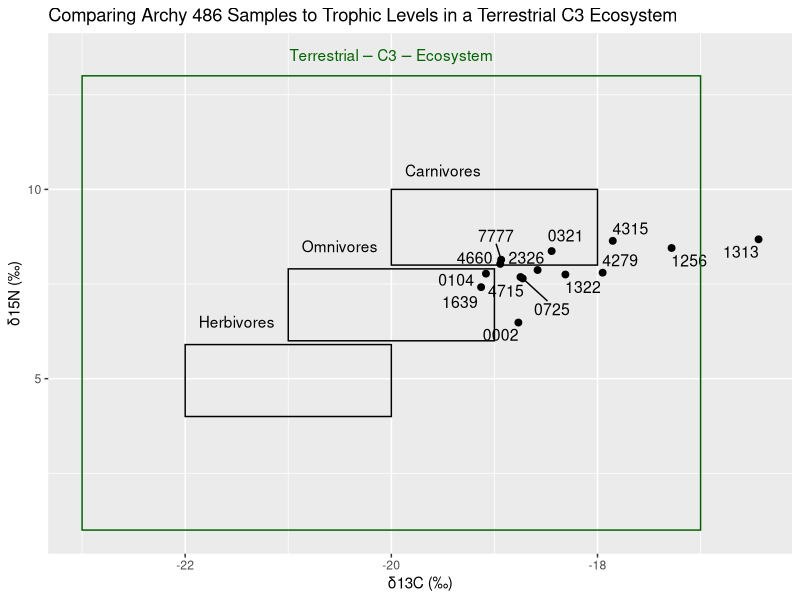
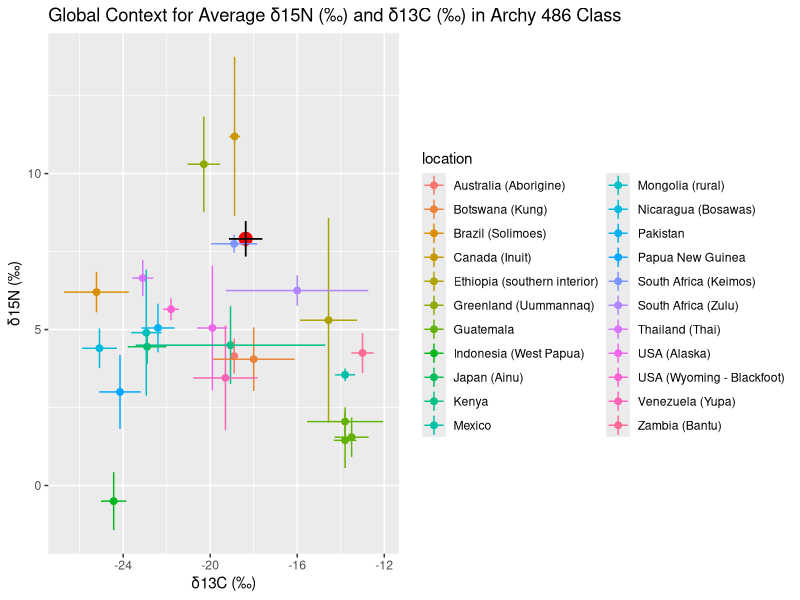
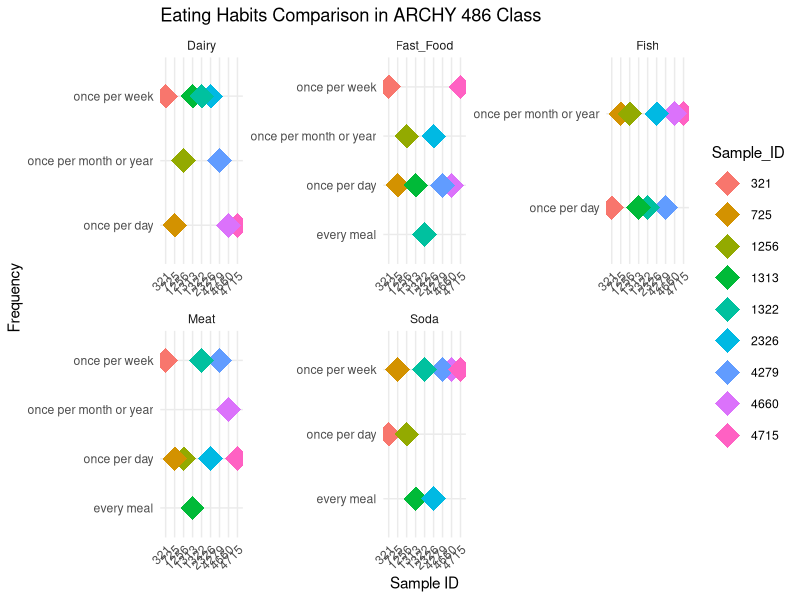
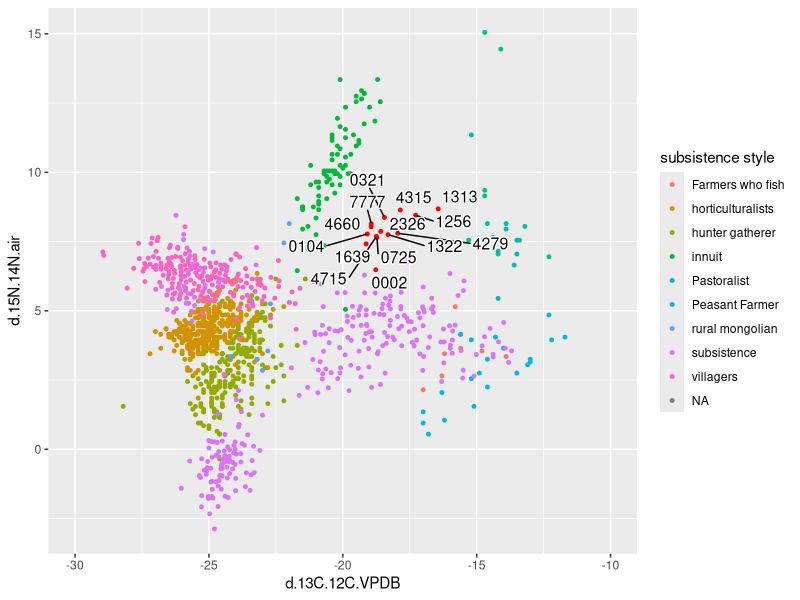
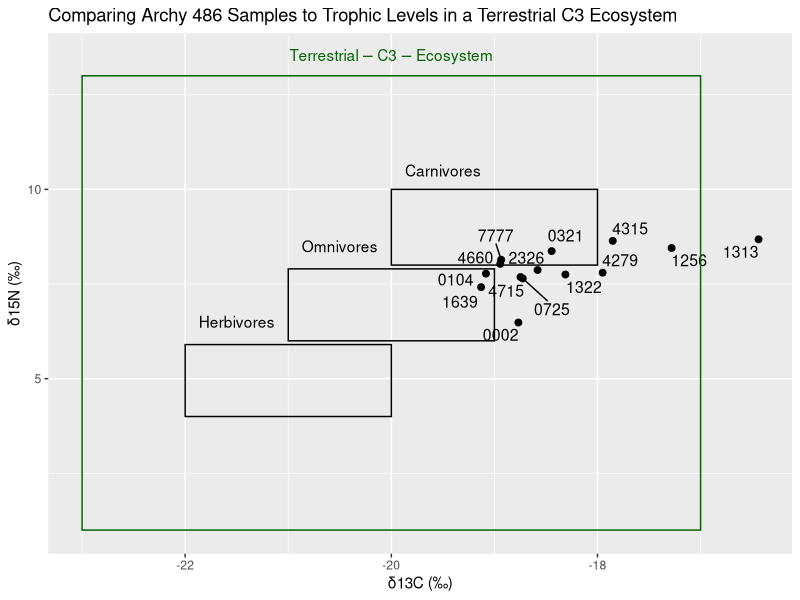
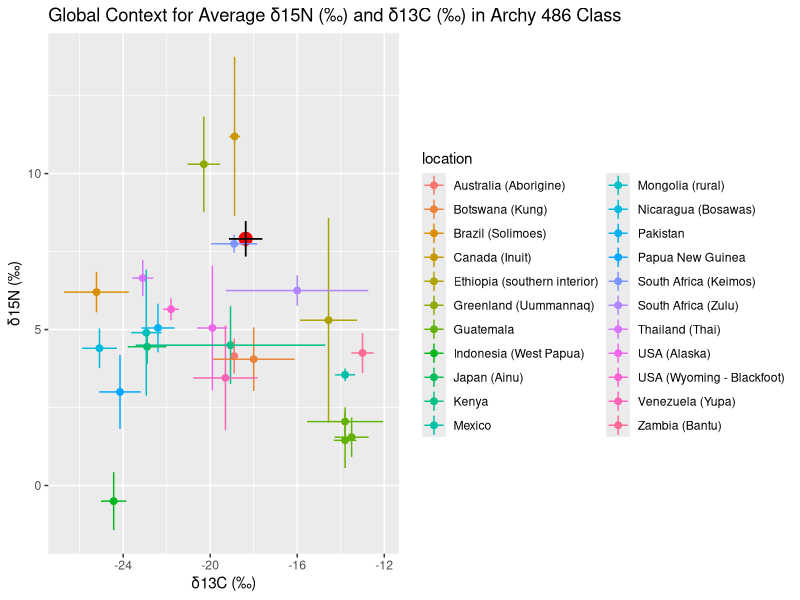
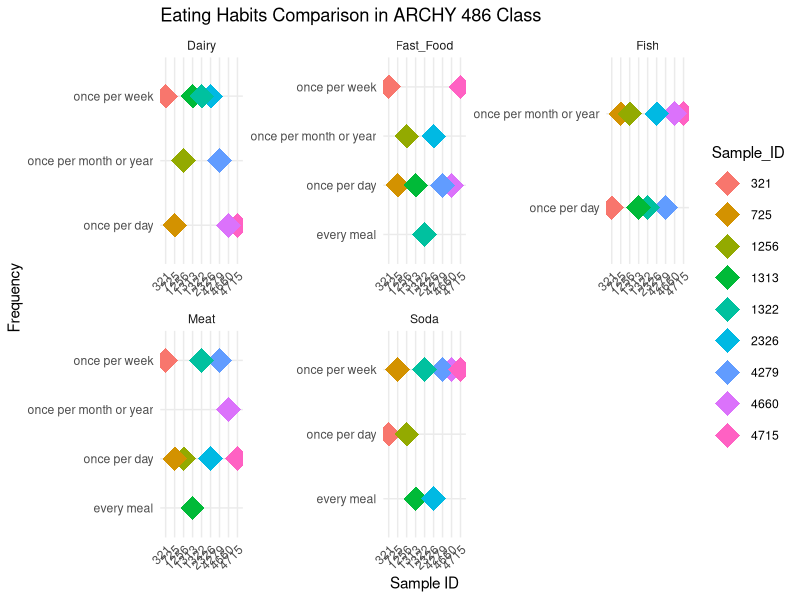
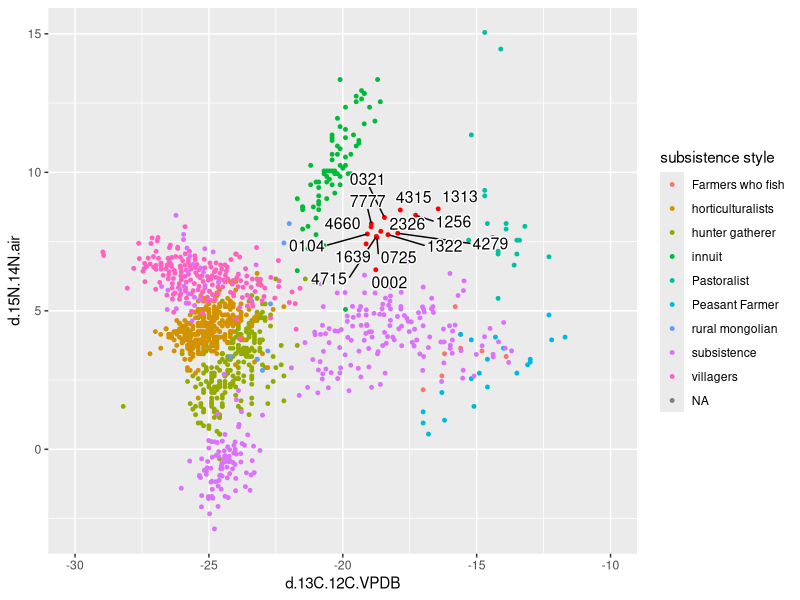

Generate these figures, in order, with R:
## ---- chunk 1
# Loading Packages
library(tidyverse)
library(readxl)
library(dplyr)
library(ggrepel)
library(here)
## ---- chunk 2
# read sample and global data into variables
sample_data <- 
  read_csv("sample_CN.csv")

global_data_indiv <- 
  read_excel("Global N15 Values.xlsx", 
             sheet ="Modern subsistence ind.")

global_data_av <- 
  read_excel("Global N15 Values.xlsx", 
             sheet ="modern subsistence averages") %>% 
  drop_na(`δ13C_MDE (‰)`)
  
## ---- chunk 3
#| label: fig-1
#| fig-cap: "Scatterplot of individual δ15N (‰) and δ13C (‰) Archy 486 sample ID’s grouped by C3 Terrestrial Ecosystem and individual diet classification (Müldner, G. (2018). Plot produced by Anne and Aoife. "
  # plot our hair data
library(ggrepel)
ggplot(sample_data) +
  geom_point(aes(x = d.13C.12C.VPDB ,
                 y = d.15N.14N.air),
             size = 2) +
  # label each data point with sample ID
  geom_text_repel(
    aes(x = `d.13C.12C.VPDB`,
        y = `d.15N.14N.air`,
        label = Identifier.1),
    # label all ID's despite overlap
    max.overlaps = Inf,
    size = 4
  ) +
  # label x and y axis for consistency with other plots
  labs(x = "δ13C (‰)",
       y = "δ15N (‰)") +
  # create outlines for herbivores, omnivores, carnivores using parameters from Müldner, G. (2018).
  annotate(
    "rect",
    xmin = c(-22, -21, -20),
    xmax = c(-20, -19, -18),
    ymin = c(4, 6, 8),
    ymax = c(5.9, 7.9, 10),
    fill = NA,
    color = "black"
  ) +
  # create outline for "Terrestrial C3 Ecosystem" for context on graph.
  annotate(
    "rect",
    xmin = c(-23),
    xmax = c(-17),
    ymin = c(1),
    ymax = c(13),
    color = "Dark Green",
    fill = NA
  ) +
  # label all outlines for context and clarity
  annotate(
    "text",
    x = -20,
    y = 13.5,
    label = "Terrestrial-C3-Ecosystem",
    color = "Dark Green",
    parse = TRUE
  ) +
  annotate(
    "text",
    x = -21.5,
    y = 6.5,
    label = "Herbivores",
    parse = TRUE
  ) +
  annotate(
    "text",
    x = -20.5,
    y = 8.5,
    label = "Omnivores",
    parse = TRUE
  ) +
  annotate(
    "text",
    x = -19.5,
    y = 10.5,
    label = "Carnivores",
    parse = TRUE
  ) +
  # set x and y limits to values close to data points for clarity and maximize space on graph
  #xlim(-23,-17) +
 # ylim(0, 14.5) +
  labs(title = "Comparing Archy 486 Samples to Trophic Levels in a Terrestrial C3 Ecosystem")


ggsave(here("analysis",
            "figures", 
            "trophic_level.png"),
       bg ="white",
       h = 15, # experiment with h and w to get the right size and proportion
       w = 25,
       units = "in",
       dpi = 900) # make the image nice and crisp))

## ---- chunk 4

global_data <- 
  read_excel("Global N15 Values.xlsx",
             sheet = "Modern subsistence ind.")
global_values <- 
  read_excel("Global N15 Values.xlsx",
             sheet = "Modern non subsistence averages")

global_subsistence_values <- 
  read_excel("Global N15 Values.xlsx",
    sheet = "modern subsistence averages")
## ---- chunk 5
global_subsistence_values_labs <-
  global_subsistence_values %>%
  select(`location`, `δ15N_MDE (‰)`, `SD...6`, `δ13C_MDE (‰)`, `SD...4` ) %>%
  group_by(`location`) %>%
  drop_na()

# rename col
renamed_subsistence <-
global_subsistence_values_labs %>%
  rename(`δ13C (‰)` = `δ13C_MDE (‰)`,
         `δ15N (‰)` = `δ15N_MDE (‰)`) %>%
drop_na()

# select relevant columns from our data
sample_data_perc <-
sample_data %>%
  select(`Identifier.1`, `d.13C.12C.VPDB`, `d.15N.14N.air`) %>% 
  group_by(`Identifier.1`)
  

# select relevant columns from global data
global_values_perc <-
global_values %>%
  select(`location...1`, `δ15N_MDE (‰)`, `δ13C_MDE (‰)`) %>%
  group_by(`location...1`) %>%
  drop_na()

# rename columns from our data
sample_data_perc_lab <-
sample_data_perc %>%
  rename(`δ13C (‰)` = `d.13C.12C.VPDB`,
         `δ15N (‰)` = `d.15N.14N.air`)

 # create a df for the means of `δ13C (‰)` `δ15N (‰)` ratios for class and global data

 `δ13C (‰)` <-
   mean(sample_data_perc_lab$`δ13C (‰)`)
`δ15N (‰)`<-
   mean(sample_data_perc_lab$`δ15N (‰)`)
 
 Statistics_isotopes <- data.frame(means = c("mean_C13", "mean_N15"), Statistics = c(`δ13C (‰)`, `δ15N (‰)`))

mean_sd_C13 <-
  sd(sample_data_perc_lab$`δ13C (‰)`)
mean_sd_N15 <-
  sd(sample_data_perc_lab$`δ15N (‰)`)

# create a class data average dataframe
Stats_isotopes <-
  Statistics_isotopes %>% 
  mutate(mean_sd_C13, mean_sd_N15)

# rename columns in global averages dataframe
global_values_perc_lab <-
global_values_perc %>%
  rename(`δ13C (‰)` = `δ13C_MDE (‰)`,
         `δ15N (‰)` = `δ15N_MDE (‰)`)
  
## ---- chunk 6
#| label: fig-standard-13C-15N
#| fig-cap: "Average δ15N (‰) and δ13C (‰) for class hair samples with line range for standard deviation relative to modern global subsistence average δ15N (‰) and δ13C (‰) with line range for standard deviation (Bird et al. 2021). Plot produced by Aoife and Anne."

library(ggrepel)
ggplot() +
  # our data plot
  geom_point(data = Stats_isotopes,
             aes(x = `δ13C (‰)`,
                 y = `δ15N (‰)`),
             size = 4,
              color = "red") +
    
  
  # plot global data
  geom_point(data = renamed_subsistence,
             aes(x = `δ13C (‰)`,
                 y = `δ15N (‰)`,
                 color = `location`), 
             size = 2) +
  geom_linerange(data = renamed_subsistence,
                (aes(x = `δ13C (‰)`,
                y = `δ15N (‰)` ,
                ymin=`δ15N (‰)` -1*SD...6, 
                ymax=`δ15N (‰)` +1*SD...6, 
                color = `location`))) +
  geom_linerange(data = renamed_subsistence,
                (aes(x = `δ13C (‰)`,
                y = `δ15N (‰)` ,
                xmin=`δ13C (‰)` -1*SD...4, 
                xmax=`δ13C (‰)` +1*SD...4, 
                color = `location`))) +
  geom_linerange(data =  Statistics_isotopes,
                (aes(x = `δ13C (‰)`,
                y = `δ15N (‰)` ,
                ymin=`δ15N (‰)` -1*mean_sd_N15, 
                ymax=`δ15N (‰)` +1*mean_sd_N15))) +
    geom_linerange(data =  Statistics_isotopes,
                (aes(x = `δ13C (‰)`,
                y = `δ15N (‰)` ,
                xmin=`δ13C (‰)` -1*mean_sd_C13, 
                xmax=`δ13C (‰)` +1*mean_sd_C13))) +
  labs(title = "Global Context for Average δ15N (‰) and δ13C (‰) in Archy 486 Class")

ggsave(here("analysis",
            "figures", 
            "geography.png"),
       bg ="white",
       h = 15, # experiment with h and w to get the right size and proportion
       w = 25,
       units = "in",
       dpi = 900) # make the image nice and crisp))

## ---- chunk 7
eating_habits_data <- read_excel("Food Survey Responses-2.xlsx")

## ---- chunk 8
eating_habits_data %>%
group_by(sample_id)
## ---- chunk 9

# NEED TO COMPLETELY REDO

#| label: fig-food-survey
#| fig-cap: "Eating habits surveyed by Archy 486 students Sample ID numbers. Plot produced by Jesus and Zach."

meat_column <- rep(eating_habits_data$meat_q, each = 9)
fish_column <- rep(eating_habits_data$fish_q, each = 9)
dairy_column <- rep(eating_habits_data$dairy_q, each = 9)
soda_column <- rep(eating_habits_data$soda_q, each = 9)
fast_food_column <- rep(eating_habits_data$fastfood_q, each = 9)

sample_id_column <- rep(eating_habits_data$sample_id, each = 9)

data <- data.frame(
  Question = rep(c("Meat", "Fish", "Dairy", "Soda", "Fast_Food"), each = 9),
  Frequency = c(meat_column, fish_column, dairy_column, soda_column, fast_food_column),
  Sample_ID = factor(sample_id_column))

unique_sample_ids <- unique(data$Sample_ID)

color_palette <- colorRampPalette(c("red", "blue", "green", "purple", "orange"))(length(unique_sample_ids))

ggplot(data, aes(x = Sample_ID, y = Frequency, color = Sample_ID)) +
  geom_point(stat = "identity", position = "dodge", size = 8, shape = 18) +
  labs(title = "Eating Habits Comparison in ARCHY 486 Class",
       x = "Sample ID",
       y = "Frequency") +
  scale_fill_manual(values = setNames(color_palette, unique_sample_ids)) +
  facet_wrap(~Question, scales = "free") +
  theme_minimal() +
  theme(axis.text.x = element_text(angle = 45, hjust = 1))
ggsave(here("analysis",
            "figures", 
            "survey_results.png"),
       bg ="white",
       h = 15, # experiment with h and w to get the right size and proportion
       w = 25,
       units = "in",
       dpi = 900) # make the image nice and crisp))


## ---- chunk 10
# subsistence type
# label not aligning with dots
# redo

ggplot() +
  geom_point(data = sample_data,
             aes(x = `d.13C.12C.VPDB`, 
                 y = `d.15N.14N.air`),
             size = 1,
             colour = "red") +
  geom_point(data = global_data,
             aes(x = `δ13C_MDE (‰)`, 
                 y = `δ15N_MDE (‰)`,
                 colour = `subsistence style`),
             size=1) +
  geom_text_repel(data = sample_data,
             aes(x = `d.13C.12C.VPDB`, 
                 y = `d.15N.14N.air`,
                 label = Identifier.1),
             # label all ID's despite overlap
             max.overlaps = Inf,
             size = 4,
             bg.color = "white",
             bg.r = 0.1) +
  xlim(-30,-10) 


  ggsave(here("analysis",
            "figures", 
            "subsistence_style.png"),
       bg ="white",
       h = 15, # experiment with h and w to get the right size and proportion
       w = 25,
       units = "in",
       dpi = 900) # make the image nice and crisp))

